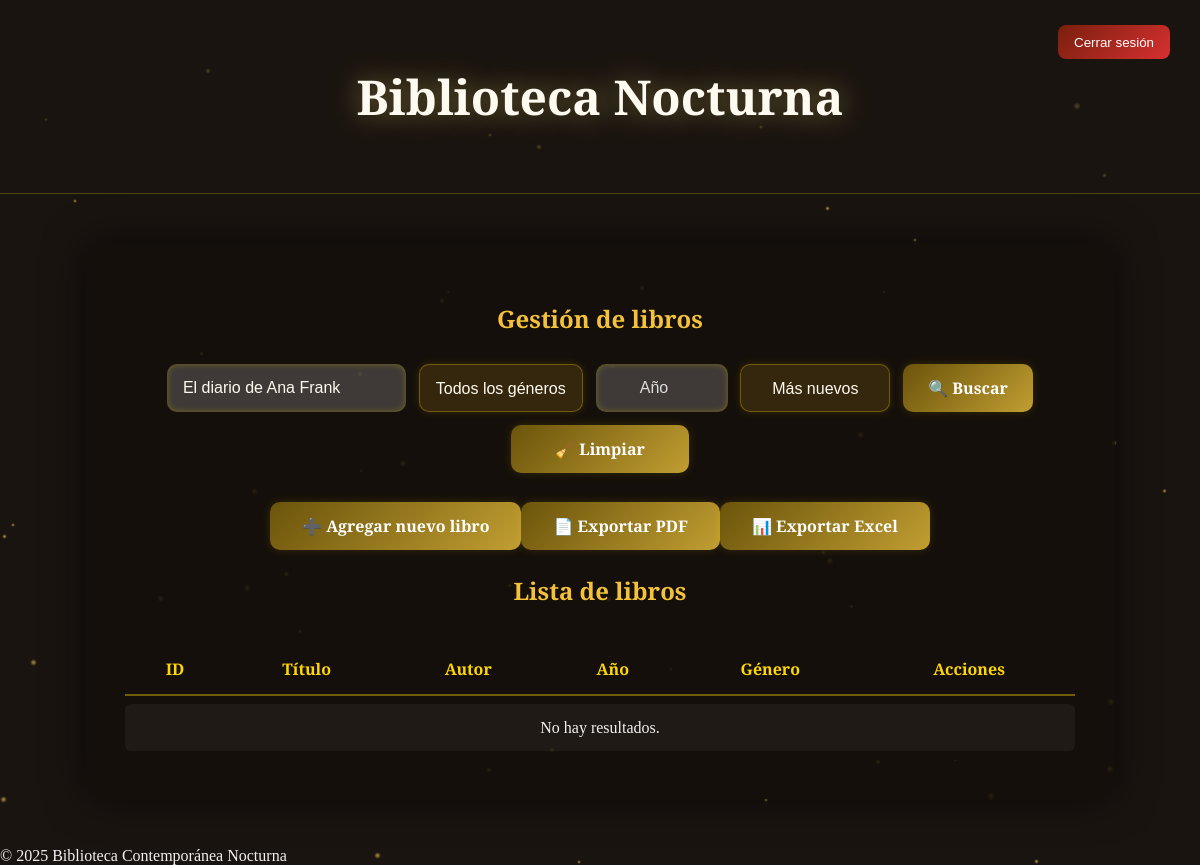
Page /panel.php?buscar=El diario de Ana Frank (signed in) on the earlier database version.
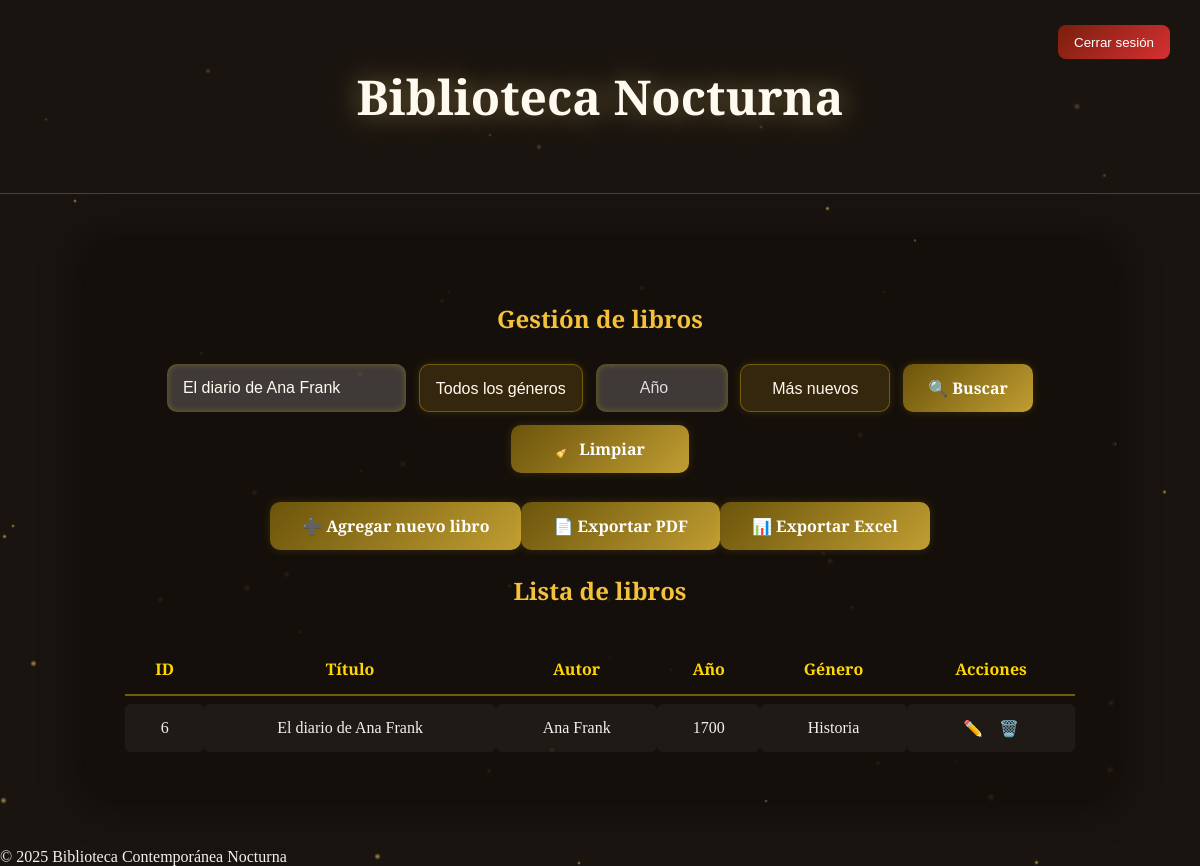
Same page on the later database version.
### tables this page shows
CREATE TABLE books (
            id INTEGER PRIMARY KEY AUTOINCREMENT,
            title TEXT NOT NULL,
            author TEXT NOT NULL,
            year INTEGER,
            genre TEXT,
            created_at DATETIME DEFAULT CURRENT_TIMESTAMP
        );

### models/Book.php (called while the page is built, shortened)
<?php
class Book {
    private $db;
    public function __construct($dbPath = 'db/biblioteca.db') {
        try {
            $this->db = new PDO('sqlite:' . $dbPath);
            $this->db->setAttribute(PDO::ATTR_ERRMODE, PDO::ERRMODE_EXCEPTION);
        } catch (PDOException $e) {
            die("❌ Error de conexión: " . $e->getMessage());
        }
    }
    public function getBooks($search = '', $genre = '', $year = '', $order = 'desc') {
        $query = "SELECT * FROM books WHERE 1";
        $params = [];
        if ($search !== '') {
            $query .= " AND (title LIKE ? OR author LIKE ?)";
            $params[] = "%$search%";
            $params[] = "%$search%";
        }
        $order = ($order === 'asc') ? 'ASC' : 'DESC';
        $query .= " ORDER BY year $order, id $order";
        $stmt = $this->db->prepare($query);
        $stmt->execute($params);
        return $stmt->fetchAll(PDO::FETCH_ASSOC);
    }
}
?>

### panel.php (the view, shortened to what this page needs)
<?php
require_once 'models/Book.php';
$book = new Book();
$searchTerm = $_GET['buscar'] ?? '';
$genre = $_GET['genre'] ?? '';
$year = $_GET['year'] ?? '';
$order = $_GET['order'] ?? 'desc';
$result = $book->getBooks($searchTerm, $genre, $year, $order);
?>
<!DOCTYPE html>
<html lang="es">
<head>
<link rel="stylesheet" href="css/panel.css">
</head>
<body>
<div id="particles"></div>
<header>
  <h1>Biblioteca Nocturna</h1>
  <form method="POST" action="logout.php">
    <button class="logout">Cerrar sesión</button>
  </form>
</header>
<div class="container">
  <h2>Gestión de libros</h2>
  <form class="search-bar" method="GET" action="">
    <input type="text" name="buscar" placeholder="Buscar por título o autor"
           value="<?= htmlspecialchars($searchTerm) ?>">
    <select name="genre" class="select-filter">
      <option value="">Todos los géneros</option>
    </select>
    <input type="number" name="year" placeholder="Año" min="0"
           value="<?= htmlspecialchars($year) ?>" class="input-year">
    <select name="order" class="select-filter">
      <option value="desc" <?= ($order === 'desc') ? 'selected' : '' ?>>Más nuevos</option>
    </select>
    <button type="submit" class="btn-golden">🔍 Buscar</button>
    <a href="panel.php" class="btn-golden">🧹 Limpiar</a>
  </form>
  <div class="add-btn">
    <a href="add.php" class="btn-golden">➕ Agregar nuevo libro</a>
	<a href="export.php?type=pdf&<?= http_build_query($_GET) ?>" class="btn-golden">📄 Exportar PDF</a>
	<a href="export.php?type=excel&<?= http_build_query($_GET) ?>" class="btn-golden">📊 Exportar Excel</a>
  </div>
  <h2>Lista de libros</h2>
  <table>
    <tr><th>ID</th><th>Título</th><th>Autor</th><th>Año</th><th>Género</th><th>Acciones</th></tr>
    <?php if(!$result): ?>
      <tr><td colspan="6">No hay resultados.</td></tr>
    <?php else: foreach($result as $row): ?>
      <tr>
        <td><?=$row['id']?></td>
        <td><?=htmlspecialchars($row['title'])?></td>
        <td><?=htmlspecialchars($row['author'])?></td>
        <td><?=htmlspecialchars($row['year'])?></td>
        <td><?=htmlspecialchars($row['genre'])?></td>
        <td>
		  <a class="action" href="edit.php?id=<?=$row['id']?>">✏️</a>
		  <a class="action delete-btn"
			 data-id="<?=$row['id']?>"
			 data-title="<?=htmlspecialchars($row['title'])?>"
			 href="#">🗑️</a>
		</td>
      </tr>
    <?php endforeach; endif;?>
  </table>
</div>
<footer>© 2025 Biblioteca Contemporánea Nocturna</footer>
</body>
</html>

### css/panel.css (style rules this page uses)
body { margin: 0; font-family: "Playfair Display", serif; background: url('https://images.unsplash.com/photo-1524995997946-a1c2e315a42f') center/cover fixed no-repeat; background-blend-mode: multiply; background-color: #1a1410; color: #f1f1f1; overflow-x: hidden; }
header { text-align: center; padding: 2rem; background: rgba(25, 20, 15, 0.6); border-bottom: 1px solid rgba(255, 215, 0, 0.25); position: relative; z-index: 2; }
h1 { font-family: "Cinzel Decorative", serif; font-size: 3rem; color: #fffaf0; text-shadow: 0 0 30px rgba(255, 223, 120, 0.45); }
.logout { position: absolute; right: 30px; top: 25px; background: linear-gradient(135deg, #7a1f0d, #d63031); color: #fff; border: none; border-radius: 8px; padding: 0.6rem 1rem; cursor: pointer; z-index: 3; }
.container { max-width: 950px; margin: 3rem auto; background: rgba(20, 15, 10, 0.85); border-radius: 20px; padding: 2.5rem; box-shadow: 0 0 40px rgba(0, 0, 0, 0.6); position: relative; z-index: 2; }
h2 { color: #f3c13a; text-align: center; margin-bottom: 1.8rem; }
.search-bar { display: flex; justify-content: center; align-items: center; gap: 0.8rem; flex-wrap: wrap; margin-bottom: 1.8rem; }
.search-bar input, .search-bar select { height: 48px; border: none; border-radius: 10px; padding: 0 1rem; font-size: 1rem; color: #fffaf0; background: rgba(255, 255, 255, 0.18); box-shadow: inset 0 0 6px rgba(255, 215, 0, 0.3); transition: all 0.3s ease; }
.search-bar input::placeholder { color: #ddd; }
.search-bar select { border: 1px solid rgba(255, 215, 0, 0.3); background: rgba(60, 45, 15, 0.85); color: #fffaf0; box-shadow: 0 0 8px rgba(255, 215, 0, 0.15); appearance: none; cursor: pointer; }
.search-bar select option { background-color: #2c2215; color: #fffaf0; font-family: "Playfair Display", serif; }
.search-bar .input-year { width: 100px; text-align: center; }
.search-bar .select-filter { min-width: 150px; text-align: center; }
.btn-golden { height: 48px; min-width: 130px; display: inline-flex; align-items: center; justify-content: center; gap: 0.4rem; padding: 0 1.5rem; font-family: "Playfair Display", serif; font-size: 1rem; font-weight: 600; color: #fff; background: linear-gradient(135deg, #6b540b, #c19e32); border: none; border-radius: 10px; text-decoration: none; cursor: pointer; box-shadow: 0 0 10px rgba(255, 215, 0, 0.15); transition: all 0.3s ease; }
.add-btn { display: flex; justify-content: center; margin-bottom: 1.5rem; }
.add-btn a { height: 48px; padding: 0 2rem; }
table { width: 100%; border-collapse: separate; border-spacing: 0 8px; }
th, td { text-align: center; padding: 0.9rem; }
th { color: #ffd700; border-bottom: 2px solid rgba(255, 215, 0, 0.4); }
td { background: rgba(255, 255, 255, 0.05); border-radius: 6px; }
a.action { color: #ffd700; text-decoration: none; margin: 0 6px; }
#particles { position: fixed; top: 0; left: 0; width: 100%; height: 100%; z-index: 0; pointer-events: none; overflow: hidden; }

Differences in the rows shown:
added books: id "6", title "El diario de Ana Frank", author "Ana Frank", year "1700", genre "Historia"
Other differences:
text no longer shown: "No hay resultados."
